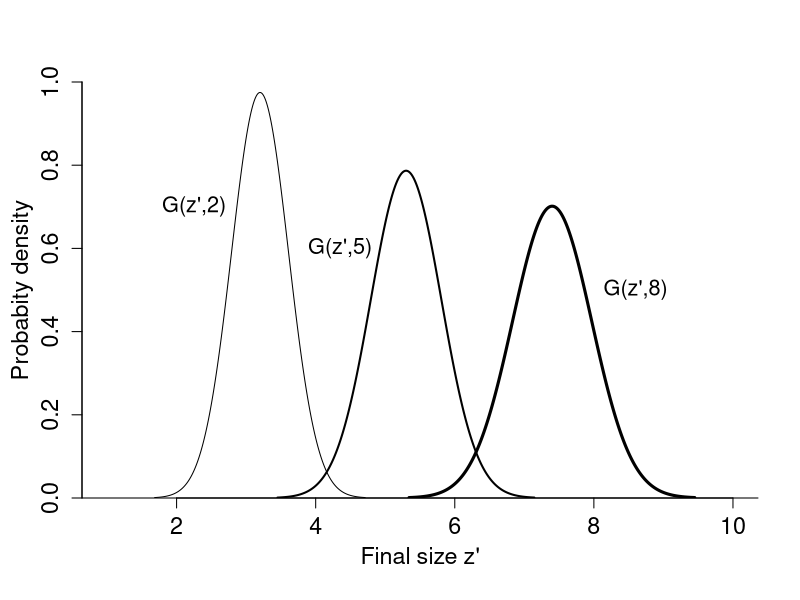

The R source for this figure:
###### Plot to illustrate growth densities
Gyx <- function(y, x) {
  dnorm(y, mean = 1.8 + 0.7 * x, sd = 0.1 + (x/100)^0.3)
}

yvals <- seq(1, 10, length = 1000)

tiny <- 0.001
g1 <- Gyx(yvals, 2)
g1[g1 < tiny] <- NA
g2 <- Gyx(yvals, 5)
g2[g2 < tiny] <- NA
g3 <- Gyx(yvals, 8)
g3[g3 < tiny] <- NA

#### Open the graphics window
quartz(w = 7, h = 4)

par(cex.axis = 1.4, bty = "l", cex.lab = 1.4, yaxs = "i")
par(mgp = c(2.5, 1, 0))
matplot(yvals, cbind(g1, g2, g3), type = "l", lty = 1, lwd = c(1, 2, 3), 
        col = "black", xlab = "Final size z'", ylab = "Probabity density", 
        ylim = c(0, 1))
text(2.25, 0.7, "G(z',2)", cex = 1.3)
text(4.35, 0.6, "G(z',5)", cex = 1.3)
text(8.6, 0.5, "G(z',8)", cex = 1.3)

#### Save the plot as EPS and PDF
dev.copy2eps(file = "../../figures/c2/GrowthDensity.eps")
dev.copy2pdf(file = "../../figures/c2/GrowthDensity.eps")
